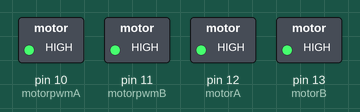
Recording of a sketch running on a simulated Arduino Uno, built with avr-gcc and run on an emulated ATmega328P. On the bench: switched loads named in the sketch (green lamp = pin HIGH).

Above: at 0.05 s.
At 3.0 s:
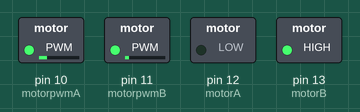
At 5.95 s:
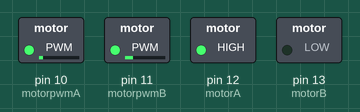
Timing chart, 0 to 7.8 s (numbered marks = the images above):
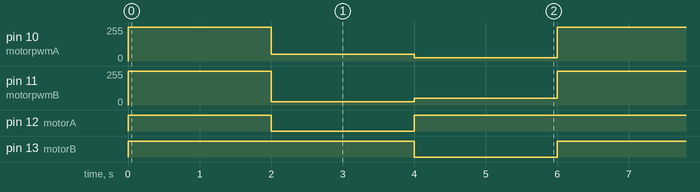

The sketch:

motor_linefolower.ino
```cpp
int motorpwmA = 10;
int motorpwmB = 11;
int motorA = 12;
int motorB = 13;

void setup() {
  // put your setup code here, to run once:
  pinMode(motorpwmA, OUTPUT);
  pinMode(motorpwmB, OUTPUT);
  pinMode(motorA, OUTPUT);
  pinMode(motorB, OUTPUT);

}

void loop() {
  // put your main code here, to run repeatedly:
  //MAJU
  digitalWrite(motorA, HIGH);
  digitalWrite(motorB, HIGH);
  digitalWrite(motorpwmA, 100);
  digitalWrite(motorpwmB, 100);
  delay(2000);

  //KANAN
  digitalWrite(motorA, LOW);
  digitalWrite(motorB, HIGH);
  analogWrite(motorpwmA, 50);
  analogWrite(motorpwmB, 25);
  delay(2000);

  //KIRI
  digitalWrite(motorA, HIGH);
  digitalWrite(motorB, LOW);
  analogWrite(motorpwmB, 50);
  analogWrite(motorpwmA, 25);
  delay(2000);
}
```

Measured:
- by itself, pin 10 (motorpwmA): repeats every 6.0 s: 50/255 2.0 s, 25/255 2.0 s, 255/255 2.0 s
- by itself, pin 11 (motorpwmB): repeats every 6.0 s: 25/255 2.0 s, 50/255 2.0 s, 255/255 2.0 s
- by itself, pin 12 (motorA): repeats every 6.0 s: LOW 2.0 s, HIGH 4.0 s
- by itself, pin 13 (motorB): alternates HIGH for 4.0 s and LOW for 2.0 s
